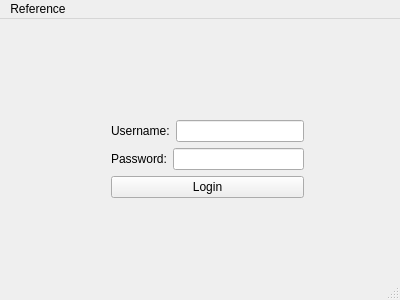
<?xml version="1.0" encoding="UTF-8"?>
<ui version="4.0">
 <class>LoginWindow</class>
 <widget class="QMainWindow" name="LoginWindow">
  <property name="geometry">
   <rect>
    <x>0</x>
    <y>0</y>
    <width>400</width>
    <height>300</height>
   </rect>
  </property>
  <property name="windowTitle">
   <string>MainWindow</string>
  </property>
  <widget class="QWidget" name="centralWidget">
   <widget class="QWidget" name="">
    <property name="geometry">
     <rect>
      <x>100</x>
      <y>90</y>
      <width>215</width>
      <height>101</height>
     </rect>
    </property>
    <layout class="QVBoxLayout" name="verticalLayout_2">
     <item>
      <layout class="QVBoxLayout" name="verticalLayout">
       <item>
        <layout class="QHBoxLayout" name="horizontalLayout">
         <item>
          <widget class="QLabel" name="label">
           <property name="text">
            <string>Username:</string>
           </property>
           <property name="buddy">
            <cstring>usernameField</cstring>
           </property>
          </widget>
         </item>
         <item>
          <widget class="QLineEdit" name="usernameField"/>
         </item>
        </layout>
       </item>
       <item>
        <layout class="QHBoxLayout" name="horizontalLayout_2">
         <item>
          <widget class="QLabel" name="label_2">
           <property name="text">
            <string>Password:</string>
           </property>
           <property name="buddy">
            <cstring>passwordField</cstring>
           </property>
          </widget>
         </item>
         <item>
          <widget class="QLineEdit" name="passwordField"/>
         </item>
        </layout>
       </item>
      </layout>
     </item>
     <item>
      <widget class="QPushButton" name="loginButton">
       <property name="text">
        <string>Login</string>
       </property>
      </widget>
     </item>
    </layout>
   </widget>
  </widget>
  <widget class="QStatusBar" name="statusBar"/>
  <widget class="QMenuBar" name="menuBar">
   <property name="geometry">
    <rect>
     <x>0</x>
     <y>0</y>
     <width>400</width>
     <height>22</height>
    </rect>
   </property>
   <widget class="QMenu" name="menuReference">
    <property name="title">
     <string>Reference</string>
    </property>
    <addaction name="actionAbout"/>
   </widget>
   <addaction name="menuReference"/>
  </widget>
  <action name="actionAbout">
   <property name="text">
    <string>About</string>
   </property>
  </action>
 </widget>
 <layoutdefault spacing="6" margin="11"/>
 <resources/>
 <connections/>
</ui>
